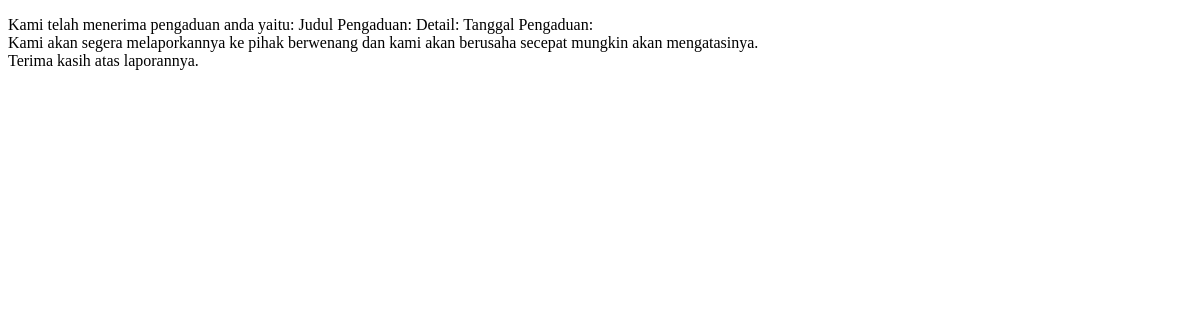
The app's page /templates/pesan.php, older data.
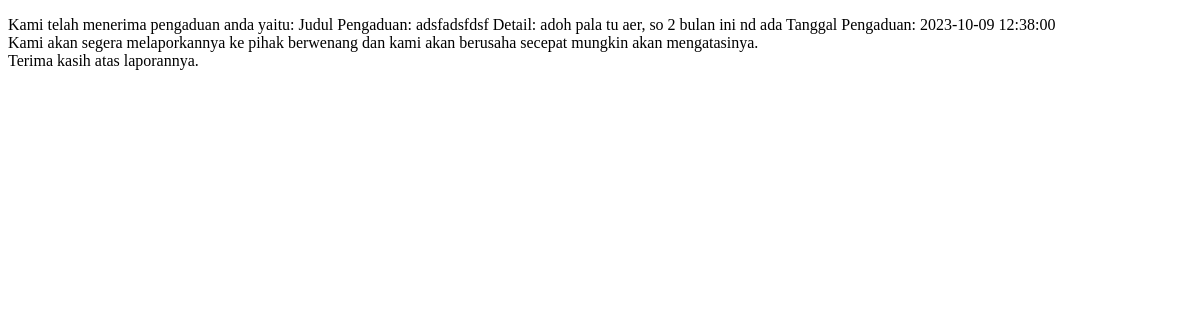
The same page, newer data.
### tables this page shows
CREATE TABLE `pengaduan` (
  `id` int(11) NOT NULL,
  `nama_pengadu` varchar(255) NOT NULL,
  `alamat_lengkap` varchar(255) NOT NULL,
  `judul_pengaduan` varchar(255) NOT NULL,
  `detail_pengaduan` text NOT NULL,
  `tanggal_pengaduan` datetime NOT NULL,
  `no_telepon` varchar(255) NOT NULL,
  `gambar` varchar(255) NOT NULL
);

### templates/pesan.php (the view, shortened to what this page needs)
<?php
$query = mysqli_query($koneksi, "select * from pengaduan");
$user = mysqli_fetch_array($query);
?>
<!DOCTYPE html>
<html lang="en">
<head>
</head>
<body>
    <p>Kami telah menerima pengaduan anda yaitu:
    Judul Pengaduan: <?php echo $user['judul_pengaduan'];?>
    Detail: <?php echo $user['detail_pengaduan'];?>
    Tanggal Pengaduan: <?php echo $user['tanggal_pengaduan']?><br>
    Kami akan segera melaporkannya ke pihak berwenang dan kami akan berusaha secepat mungkin akan mengatasinya.<br>
    Terima kasih atas laporannya.
    </p>
</body>
</html>

Row changes from the older to the newer data that the page shows:
added pengaduan: judul_pengaduan "adsfadsfdsf", detail_pengaduan "adoh pala tu aer, so 2 bulan ini nd ada", tanggal_pengaduan "2023-10-09 12:38:00"
